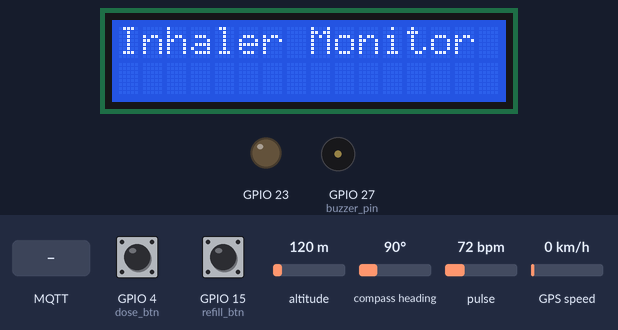
Simulated run of this sketch. Board: ESP32. Parts: 16×2 character LCD, output pins drawn as LEDs (lit = HIGH), buzzer (waves = sounding, pin HIGH). The test bench sets the inputs (shaded band); at power-on: GPIO 4 (dose_btn) HIGH, GPIO 15 (refill_btn) HIGH, altitude 120 m, compass heading 90°, pulse 72 bpm, GPS speed 0 km/h. WiFi joins after 1.5 s; servers stay silent unless stated; the GPS gets a fix after 3 s at 37.7749, -122.4194 with 8 satellites; no MQTT or app messages arrive unless stated; what the sketch prints to the serial monitor is not drawn.

Above: at 6.6 s.
6.7 s: MQTT message "on" arrives on the first subscribed topic
At 15.69 s:
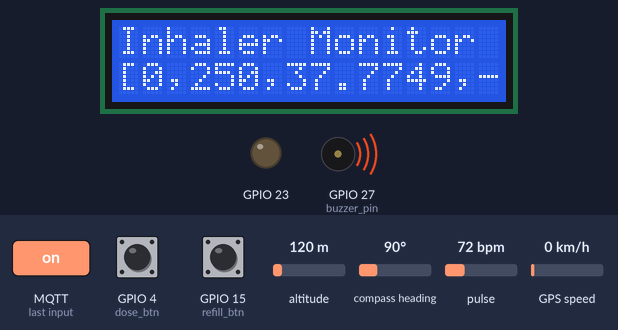
18.2 s: GPIO 4 (dose_btn) pulled LOW for 3.2 s
At 21.3 s:
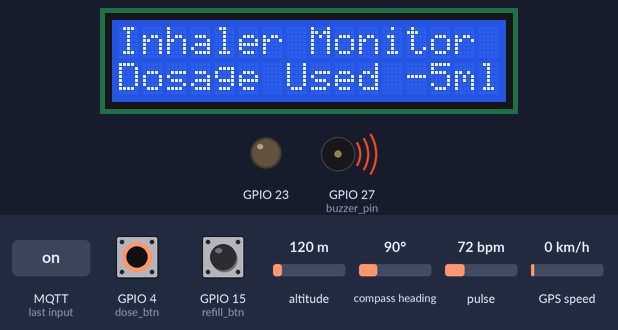
51.0 s: MQTT message "1" arrives on the first subscribed topic
At 55.1 s:
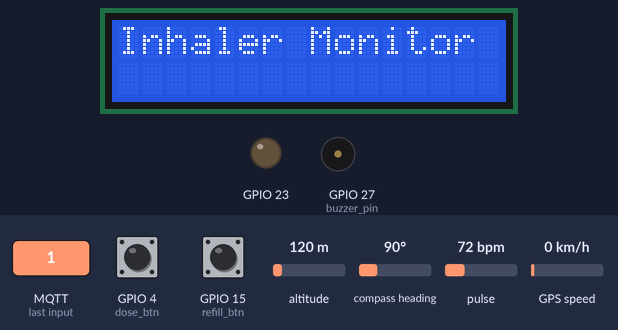
Timing chart, 0 to 56.6 s (numbered marks = the images above; inputs shaded):
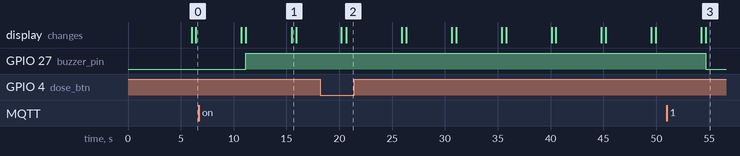

Measured:
- after the input at 6.7 s, GPIO 27 (buzzer_pin): LOW → HIGH after 4.4 s
- after the input at 18.2 s, the display: first differs from a run without the input after 2.5 s (image 2)
- after the input at 51.0 s, GPIO 27 (buzzer_pin): HIGH → LOW after 3.7 s
- what the display in image 1 shows lasts 0.4 s, from 15.5 s to 15.9 s

The sketch:

inhaler_monitor_soildered.ino
```cpp
#include <LiquidCrystal_I2C.h>
#include <PubSubClient.h>
#include <WiFi.h>
#include <Wire.h>
#include "MAX30105.h"
#include <TinyGPS.h>
#include <HardwareSerial.h>
#include "spo2_algorithm.h"


//--------------------------------------------------------------------------------------------------------------------------------SPO2 VARIABLE DECLARE
#define MAX_BRIGHTNESS 255
#if defined(__AVR_ATmega328P__) || defined(__AVR_ATmega168__)
uint16_t irBuffer[100]; //infrared LED sensor data
uint16_t redBuffer[100];  //red LED sensor data
#else
uint32_t irBuffer[100]; //infrared LED sensor data
uint32_t redBuffer[100];  //red LED sensor data
#endif

int32_t bufferLength; //data length
int32_t spo2; //SPO2 value
int8_t spo2Valid; //indicator to show if the SPO2 calculation is valid
int32_t heartRate; //heart rate value
int8_t validHeartRate; //indicator to show if the heart rate calculation is valid
int8_t fingerDetected; //indicator to show if a finger is detected

byte pulseLED = 25; //Must be on PWM pin (example: GPIO25 on ESP32)
byte readLED = 13; //Blinks with each data read (example: GPIO13 on ESP32)

void maxim_heart_rate_and_oxygen_saturation(uint32_t *pun_ir_buffer, int32_t n_ir_buffer_length, uint32_t *pun_red_buffer, int32_t *pn_spo2, int8_t *pch_spo2_valid, int32_t *pn_heart_rate, int8_t *pch_hr_valid);


LiquidCrystal_I2C lcd(0x27,16,2);

MAX30105 particleSensor;

int oxygenSaturation = 0;

TinyGPS gps;

WiFiClient espclient;
PubSubClient client(espclient);

HardwareSerial gpsSerial(2);
// SoftwareSerial gpsSerial(4, 0); // RX, TX


int total_volume = 250;

int refill_btn = 15;
int dose_btn = 4;
int buzzer_pin = 27;

String payload = "";

String gps_string="0.00,0.00";

float lat_g = 0.00;
float lon_g = 0.00;

int32_t irValue;

// Wifi credentials
// const char* SSID = "TORUS";
// const char* PASS = "webdark$";
const char* SSID = "internet";
const char* PASS = "password";

// MQTT credentials
const char* mqtt_broker = "broker.hivemq.com";
// const char* mqtt_broker ="broker.emqx.io";
const char* pub_topic = "inhaler_monitor";
const char* sub_topic = "inhaler_monitor_callback";
const char* mqtt_username = "emqx13";
const char* mqtt_password = "public13";
const int mqtt_port = 1883;

String client_id = "inhaler-monitor-esp-222222";


int pub_spo2 = 0;


//------------------------------------------------------------------------------------------------------------------------------------Setup
void setup() {
  Serial.begin(9600);

  Wire.begin(18, 19);


  // gpsSerial.begin(9600); // GPS module baud rate
  gpsSerial.begin(9600, SERIAL_8N1, 16, 17);

  lcd.init();
  lcd.backlight();
  lcd.setCursor(0,0);
  lcd.print("Inhaler Monitor");


  if (!particleSensor.begin(Wire, I2C_SPEED_FAST)) //Use default I2C port, 400kHz speed
  {
    Serial.println(F("MAX30102 was not found. Please check wiring/power."));
    // while (1);
  }

  Serial.println("Attach sensor to finger with rubber band. Press any key to start conversion");
  // while (Serial.available() == 0) ; //wait until user presses a key
  // Serial.read();


  byte ledBrightness = 60; //Options: 0=Off to 255=50mA
  byte sampleAverage = 4; //Options: 1, 2, 4, 8, 16, 32
  byte ledMode = 2; //Options: 1 = Red only, 2 = Red + IR, 3 = Red + IR + Green
  byte sampleRate = 100; //Options: 50, 100, 200, 400, 800, 1000, 1600, 3200
  int pulseWidth = 411; //Options: 69, 118, 215, 411
  int adcRange = 4096; //Options: 2048, 4096, 8192, 16384

  particleSensor.setup(ledBrightness, sampleAverage, ledMode, sampleRate, pulseWidth, adcRange); //Configure sensor with these settings

  //pin 23 to GND for buzzer
  pinMode(23,OUTPUT);
  digitalWrite(23,LOW);

  pinMode(refill_btn,INPUT_PULLUP);
  pinMode(dose_btn,INPUT_PULLUP);
  pinMode(buzzer_pin,OUTPUT);


  WiFi.begin(SSID, PASS);
  while (WiFi.status() != WL_CONNECTED) {
    delay(500);
    Serial.println("Connecting to WiFi..");
  }
  Serial.println("Connected to the Wi-Fi network");

  // Connect to MQTT
  client.setServer(mqtt_broker, mqtt_port);
  if (client.connect(client_id.c_str(), mqtt_username, mqtt_password)) {
    Serial.println("Public MQTT broker connected");

    client.subscribe(sub_topic);
    client.setCallback(callback);
  } else {
    Serial.print("Failed to connect to MQTT broker, rc=");
    Serial.print(client.state());
    Serial.println(" Try again...");
    delay(5000);
    ESP.restart();
  }

}


//----------------------------------------------------------------------------------------------------------------------------LOOP
void loop() {
  if (!client.connected()) {
    reconnect();
  }
  client.loop();

  lcd.setCursor(0,1);
  lcd.print("                ");

  //--------------------------------------------------------------------------------------------------------------------------check REFILL button
  int refillval = digitalRead(refill_btn);
  Serial.println("\nRefill btn state : "+String(refillval));
  if( refillval == LOW){
    if(total_volume<200){

        total_volume = 250;
        Serial.println("Cylinder refilled");
        lcd.setCursor(0,1);
        lcd.print("Inhaler Refilled");
        delay(1000);
    }
  }


  //--------------------------------------------------------------------------------------------------------------------------check DOSE button
  int doseval = digitalRead(dose_btn) ;
  Serial.println("\nDose btn state : "+String(doseval));
  if( doseval == LOW){
    if(total_volume>=70){
        total_volume -= 35;


        Serial.println("Total volume : "+String(total_volume));

        Serial.println("Dosage Used (-5ml)");
        lcd.setCursor(0,1);
        lcd.print("Dosage Used -5ml");

        delay(1000);

    }else{
      Serial.println("One Dose left");
      lcd.print("1 dose left");

      lcd.setCursor(0,1);
      lcd.print("Cylinder Empty");
      digitalWrite(buzzer_pin,HIGH);
      delay(1000);
      lcd.print("Cylinder Refilled");
      delay(1000);
      digitalWrite(buzzer_pin,LOW);

    }
  }


  //------------------------------------------------------------------------------------------------------------------------SPO2_START

  if(particleSensor.getIR()>100000){
    Serial.println("====> Before check : finger detected ");


    while (particleSensor.available() == false) {
      Serial.println("Waiting for sensor data...");
      particleSensor.check(); // Check the sensor for new data
    }


    // Collect samples
    for (byte i = 0; i < 10  ; i++) {
      // Serial.println("inital sample collection started");
      redBuffer[i] = particleSensor.getRed();
      irBuffer[i] = particleSensor.getIR();
      Serial.println("irBuffer[i] = "+String(irBuffer[i]));

        if(irBuffer[i]>100000){
          Serial.println("===============");
          Serial.println(String(irBuffer[i])+"inital sample finger detected");
          delay(150);
          Serial.println("===============");
        }

      particleSensor.nextSample(); // Move to the next sample
      // Serial.println("inital sample collection ended");
    }

    int n = 35;

    //check if finger is detectd
    if (irBuffer[0]>100000) {
      //check if finger is detectd (if finger is detected then IR values wil be grater than 10000)

      Serial.println("Finger detected! Taking samples for SpO2 calculation...");

      // Take n samples
      for (int i = 0; i < n; i++) {
        while (particleSensor.available() == false) {
            particleSensor.check(); // Check for new data
        }

        // Read red and IR values
        redBuffer[i] = particleSensor.getRed();
        irBuffer[i] = particleSensor.getIR();
        particleSensor.nextSample(); // Move to next sample

        // Print or process the sampled data
        Serial.print("Sample ");
        Serial.print(i);
        Serial.print(": red=");
        Serial.print(redBuffer[i]);
        Serial.print(", ir=");
        Serial.println(irBuffer[i]);
    }

      maxim_heart_rate_and_oxygen_saturation(irBuffer, n, redBuffer, &spo2, &spo2Valid, &heartRate, &validHeartRate);

      Serial.printf("----------------------------HR=%d, HRvalid=%d,SPO2Valid=%d-------------------------\n", heartRate, validHeartRate,spo2Valid);

        if(irBuffer[0]>100000/*if finger is detected*/ && spo2Valid && (spo2>0) ){
            Serial.printf("Filtered Data HR=%d, HRvalid=%d \n", heartRate, validHeartRate);
            Serial.println("==============");
            // pub_spo2 = spo2;
            if(spo2<9){
            oxygenSaturation = spo2+90;
            }
            if(spo2<19){
            oxygenSaturation = spo2+80;
            }
            if(spo2<29){
            oxygenSaturation = spo2+70;
            }
            if(spo2<39){
            oxygenSaturation = spo2+60;
            }
            if(spo2<49){
            oxygenSaturation = spo2+50;
            }
            if(spo2<59){
            oxygenSaturation = spo2+40;
            }
            if(spo2<69){
            oxygenSaturation = spo2+30;
            }
            if(spo2<79){
            oxygenSaturation = spo2+20;
            }

            else{

               oxygenSaturation=spo2;
               }
            Serial.println("SPO2 : " + String(oxygenSaturation));


            //spo2 threshold check for beep sound

            if(spo2<94){
              digitalWrite(buzzer_pin,HIGH);
              delay(1000);
              digitalWrite(buzzer_pin,LOW);
              //Serial.println("spo2 below 94-beeping");
              }
            else{
              digitalWrite(buzzer_pin,LOW);
              }
              Serial.println("==============");


        }
    }

      else {
      Serial.println("Finger not detected, skipping SpO2 calculation.");
    }
  }


  //--------------spo2-end


  gps_string = readGPS();
  Serial.println("GPS string : "+gps_string);

  // Prepare payload
  payload = "[" + String(oxygenSaturation) + "," + String(total_volume) +  "," +String(gps_string)+"]";

  lcd.setCursor(0,1);
  lcd.print("                ");

  Serial.println("payload : "+payload);

  lcd.setCursor(0,1);
  lcd.print(payload);
  delay(100);


  // Publish payload to MQTT
  if (client.publish(pub_topic, payload.c_str())) {
    Serial.println("Data published successfully");
  } else {
    Serial.println("Data publish failed");
  }


  delay(300);
}


//--------------------------------------------------------------------------------------------------------------------------Reconnect
void reconnect() {
  Serial.print("Attempting MQTT connection...");
  if (client.connect(client_id.c_str(), mqtt_username, mqtt_password)) {
    Serial.println("Connected to MQTT broker");
  } else {
    Serial.print("Failed to connect to MQTT broker, rc=");
    Serial.print(client.state());
    Serial.println(" Trying again in 5 seconds");
    delay(5000);
  }
}


//--------------------------------------------------------------------------------------------------------------------------Callback
void callback(char *topic, byte *payload, unsigned int length) {
  Serial.print("-Message from topic: ");
  Serial.println(topic);

  String data = "";
  for (int i = 0; i < length; i++) {
    data += (char)payload[i];
  }

  Serial.println("Subscribed Message: " + data);

  if(data == "on"){
    Serial.println("Buzzer On");
    digitalWrite(buzzer_pin,HIGH);
    // delay(1000);
  }else{
    Serial.println("Buzzer Off");
    digitalWrite(buzzer_pin,LOW);
  }
  // Serial.println(5);
}


//-------------------------------------------------------------------------------------------------------------------------Read-GPS
String readGPS() {
  String gpsData = "";
  String gpsCoordinates = "";


  bool newData = false;
  unsigned long chars;
  unsigned short sentences, failed;

  //----------------------------------------------------------
   for (unsigned long start = millis(); millis() - start < 1000;)
  {
    while (gpsSerial.available())
    {
      char c = gpsSerial.read();
      Serial.print(c); // uncomment this line if you want to see the GPS data flowing
      if (gps.encode(c)) // Did a new valid sentence come in?
        newData = true;
    }
  }

  if (newData)
  {
    float flat, flon;
    unsigned long age;
    gps.f_get_position(&flat, &flon, &age);
    Serial.print("LAT=");
    Serial.print(flat == TinyGPS::GPS_INVALID_F_ANGLE ? 0.0 : flat, 6);
    Serial.print(" LON=");
    Serial.print(flon == TinyGPS::GPS_INVALID_F_ANGLE ? 0.0 : flon, 6);
    // Serial.print(" SAT=");
    // Serial.print(gps.satellites() == TinyGPS::GPS_INVALID_SATELLITES ? 0 : gps.satellites());
    // Serial.print(" PREC=");
    // Serial.print(gps.hdop() == TinyGPS::GPS_INVALID_HDOP ? 0 : gps.hdop());

    gpsCoordinates = String(flat,4)+","+String(flon,4);
    Serial.print("GPS UPDATED : "+gpsCoordinates);
  }else{
    gpsCoordinates = "0.00,0.00";
  }
  //----------------------------------------------------------------

  return gpsCoordinates;
}
```
